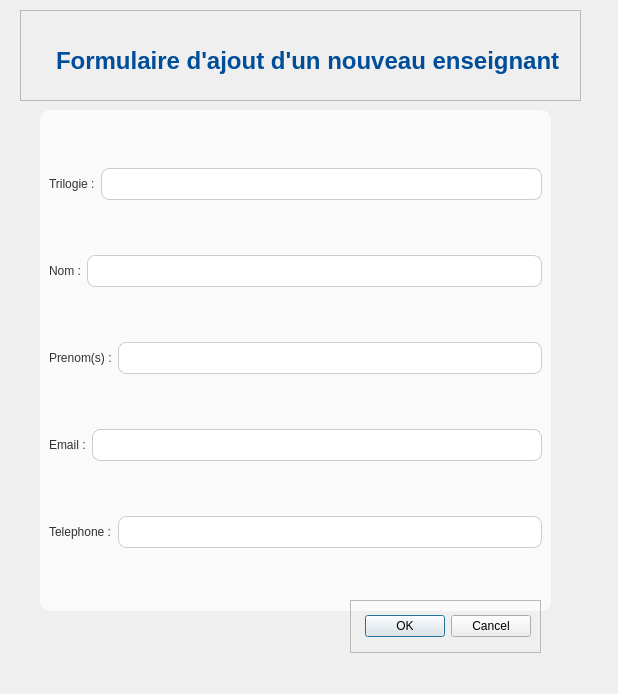
<?xml version="1.0" encoding="UTF-8"?>
<ui version="4.0">
 <class>form_enseignant</class>
 <widget class="QDialog" name="form_enseignant">
  <property name="geometry">
   <rect>
    <x>0</x>
    <y>0</y>
    <width>618</width>
    <height>694</height>
   </rect>
  </property>
  <property name="windowTitle">
   <string>Dialog</string>
  </property>
  <widget class="QWidget" name="widget" native="true">
   <property name="geometry">
    <rect>
     <x>-10</x>
     <y>10</y>
     <width>611</width>
     <height>676</height>
    </rect>
   </property>
   <widget class="QFrame" name="frame">
    <property name="geometry">
     <rect>
      <x>30</x>
      <y>0</y>
      <width>561</width>
      <height>91</height>
     </rect>
    </property>
    <property name="styleSheet">
     <string notr="true">QLabel#label {
    /* Couleur du texte, cohérente avec votre interface */
    color: #004D99; 
    /* Taille de police beaucoup plus grande */
    font-size: 24px; 
    /* Police en gras */
    font-weight: bold;
    /* Marge interne pour l'espacement */
    padding: 20px 0 10px 20px;
}</string>
    </property>
    <property name="frameShape">
     <enum>QFrame::Shape::StyledPanel</enum>
    </property>
    <property name="frameShadow">
     <enum>QFrame::Shadow::Raised</enum>
    </property>
    <layout class="QVBoxLayout" name="verticalLayout_2">
     <item>
      <widget class="QLabel" name="label">
       <property name="styleSheet">
        <string notr="true"/>
       </property>
       <property name="text">
        <string>Formulaire d'ajout d'un nouveau enseignant</string>
       </property>
      </widget>
     </item>
    </layout>
   </widget>
   <widget class="QFrame" name="frame_2">
    <property name="geometry">
     <rect>
      <x>50</x>
      <y>100</y>
      <width>511</width>
      <height>501</height>
     </rect>
    </property>
    <property name="styleSheet">
     <string notr="true">QLabel{
color:#333333;
QLabel	font-size:14px;
font: 700 9pt &quot;Segoe UI&quot;;
}
QLineEdit, QComboBox {
    /* Hauteur standard pour le champ */
    min-height: 30px; 
    /* Arrière-plan */
    background-color: white; 
    /* Bordure fine */
    border: 1px solid #CCCCCC;
    /* Coins légèrement arrondis */
    border-radius: 8px; 
    /* Espace interne pour le texte */
    padding: 0 10px; 
}

/* Style au survol ou à la sélection pour un feedback visuel */
QLineEdit:focus, QComboBox:focus {
    border: 2px solid #007BFF; /* Bordure bleue plus épaisse */
}
QFrame {
    /* Blanc cassé pour le conteneur des champs */
    background-color: #FAFAFA; 
    border-radius: 10px; /* Optionnel : pour les bords internes */
    /* Ajouter un peu d'ombre pour le faire ressortir (un peu plus complexe, mais très bel effet) */
    /* box-shadow: 2px 2px 5px rgba(0, 0, 0, 0.1); */
}</string>
    </property>
    <property name="frameShape">
     <enum>QFrame::Shape::StyledPanel</enum>
    </property>
    <property name="frameShadow">
     <enum>QFrame::Shadow::Raised</enum>
    </property>
    <layout class="QVBoxLayout" name="verticalLayout">
     <item>
      <layout class="QHBoxLayout" name="horizontalLayout">
       <item>
        <widget class="QLabel" name="label_2">
         <property name="text">
          <string>Trilogie :</string>
         </property>
        </widget>
       </item>
       <item>
        <widget class="QLineEdit" name="lineEdit">
         <property name="inputMask">
          <string/>
         </property>
        </widget>
       </item>
      </layout>
     </item>
     <item>
      <layout class="QHBoxLayout" name="horizontalLayout_2">
       <item>
        <widget class="QLabel" name="label_3">
         <property name="text">
          <string>Nom :</string>
         </property>
        </widget>
       </item>
       <item>
        <widget class="QLineEdit" name="lineEdit_2"/>
       </item>
      </layout>
     </item>
     <item>
      <layout class="QHBoxLayout" name="horizontalLayout_3">
       <item>
        <widget class="QLabel" name="label_4">
         <property name="text">
          <string>Prenom(s) :</string>
         </property>
        </widget>
       </item>
       <item>
        <widget class="QLineEdit" name="lineEdit_3"/>
       </item>
      </layout>
     </item>
     <item>
      <layout class="QHBoxLayout" name="horizontalLayout_4">
       <item>
        <widget class="QLabel" name="label_5">
         <property name="text">
          <string>Email :</string>
         </property>
        </widget>
       </item>
       <item>
        <widget class="QLineEdit" name="lineEdit_4"/>
       </item>
      </layout>
     </item>
     <item>
      <layout class="QHBoxLayout" name="horizontalLayout_5">
       <item>
        <widget class="QLabel" name="label_6">
         <property name="text">
          <string>Telephone :</string>
         </property>
        </widget>
       </item>
       <item>
        <widget class="QLineEdit" name="lineEdit_5"/>
       </item>
      </layout>
     </item>
    </layout>
   </widget>
   <widget class="QFrame" name="frame_3">
    <property name="geometry">
     <rect>
      <x>360</x>
      <y>590</y>
      <width>191</width>
      <height>53</height>
     </rect>
    </property>
    <property name="styleSheet">
     <string notr="true">QDialogButtonBox{
background-color: #28a745; 
color: white;
 border-radius: 8px;
 font-weight: bold;
 padding: 5px 15px;
}</string>
    </property>
    <property name="frameShape">
     <enum>QFrame::Shape::StyledPanel</enum>
    </property>
    <property name="frameShadow">
     <enum>QFrame::Shadow::Raised</enum>
    </property>
    <layout class="QVBoxLayout" name="verticalLayout_3">
     <item>
      <widget class="QDialogButtonBox" name="buttonBox">
       <property name="orientation">
        <enum>Qt::Orientation::Horizontal</enum>
       </property>
       <property name="standardButtons">
        <set>QDialogButtonBox::StandardButton::Cancel|QDialogButtonBox::StandardButton::Ok</set>
       </property>
      </widget>
     </item>
    </layout>
   </widget>
  </widget>
 </widget>
 <resources/>
 <connections>
  <connection>
   <sender>buttonBox</sender>
   <signal>accepted()</signal>
   <receiver>form_enseignant</receiver>
   <slot>accept()</slot>
   <hints>
    <hint type="sourcelabel">
     <x>248</x>
     <y>254</y>
    </hint>
    <hint type="destinationlabel">
     <x>157</x>
     <y>274</y>
    </hint>
   </hints>
  </connection>
  <connection>
   <sender>buttonBox</sender>
   <signal>rejected()</signal>
   <receiver>form_enseignant</receiver>
   <slot>reject()</slot>
   <hints>
    <hint type="sourcelabel">
     <x>316</x>
     <y>260</y>
    </hint>
    <hint type="destinationlabel">
     <x>286</x>
     <y>274</y>
    </hint>
   </hints>
  </connection>
 </connections>
</ui>
